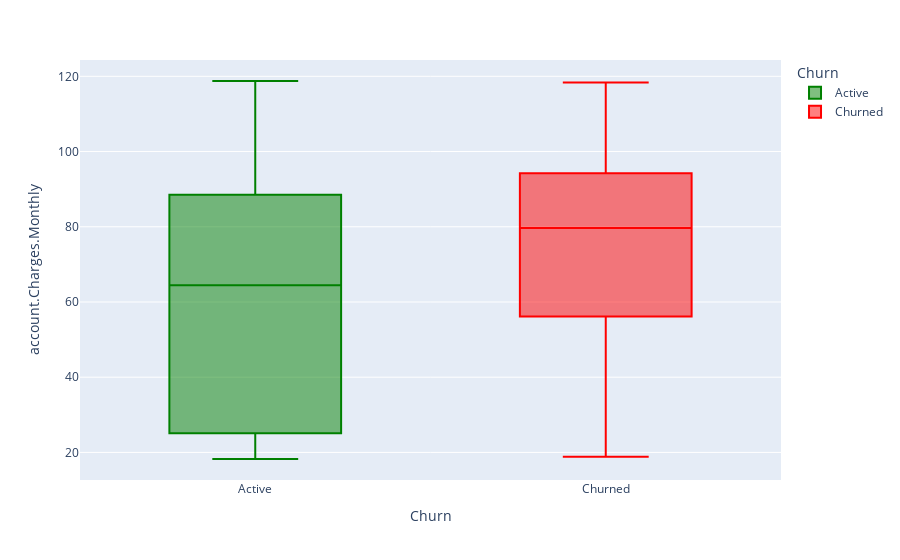

Notebook cell for this chart:
### Code cell
px.box(data_norm, x = 'Churn', y = 'account.Charges.Monthly', color = 'Churn', color_discrete_sequence=['green', 'red'])

### Figure 1 — Plotly figure (JSON) as saved in the notebook; plotly's stock layout.template omitted (floating-point values rounded to 4 significant figures; data arrays with more than 128 entries replaced by an {"elided": "..."} marker saying what was removed)
{"data": [{"alignmentgroup": "True", "hovertemplate": "Churn=%{x}<br>account.Charges.Monthly=%{y}<extra></extra>", "legendgroup": "Active", "marker": {"color": "green"}, "name": "Active", "notched": false, "offsetgroup": "Active", "orientation": "v", "showlegend": true, "type": "box", "x": {"elided": "5163 str values"}, "x0": " ", "xaxis": "x", "y": {"elided": "5163 float values"}, "y0": " ", "yaxis": "y"}, {"alignmentgroup": "True", "hovertemplate": "Churn=%{x}<br>account.Charges.Monthly=%{y}<extra></extra>", "legendgroup": "Churned", "marker": {"color": "red"}, "name": "Churned", "notched": false, "offsetgroup": "Churned", "orientation": "v", "showlegend": true, "type": "box", "x": {"elided": "1869 str values"}, "x0": " ", "xaxis": "x", "y": {"elided": "1869 float values"}, "y0": " ", "yaxis": "y"}], "layout": {"boxmode": "overlay", "legend": {"title": {"text": "Churn"}, "tracegroupgap": 0}, "margin": {"t": 60}, "xaxis": {"anchor": "y", "categoryarray": ["Active", "Churned"], "categoryorder": "array", "domain": [0, 1], "title": {"text": "Churn"}}, "yaxis": {"anchor": "x", "domain": [0, 1], "title": {"text": "account.Charges.Monthly"}}}}
